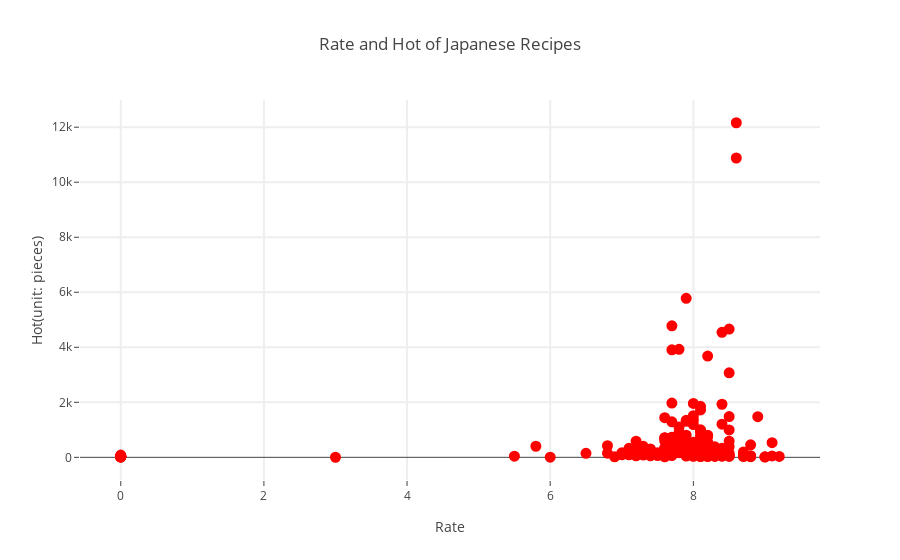

The notebook cell this image was saved under:
### Code cell
data_rate3 = [go.Scatter(
    x = df3['rate'],
    y = df3['hot'],
    mode = 'markers',
    name = 'markers',
    text = df3['name'],
    marker=dict(
        color='rgb(255,0,0)',
        line=dict(
            color='rgb(255,0,0)',
            width = 5
        )
    )
)]
    
layout = dict(title = 'Rate and Hot of Japanese Recipes',
              xaxis= dict(
                title= 'Rate',
                ticklen= 5,
                zeroline= False,
                gridwidth= 2,
              ),
              yaxis=dict(
                title= 'Hot(unit: pieces)',
                ticklen= 5,
                gridwidth= 2,
              )
             )

fig = dict(data=data_rate3, layout=layout)
iplot(fig)

### Figure 1 — Plotly figure (JSON) as saved in the notebook; plotly's stock layout.template omitted (floating-point values rounded to 4 significant figures; data arrays with more than 128 entries replaced by an {"elided": "..."} marker saying what was removed)
{"data": [{"marker": {"color": "rgb(255,0,0)", "line": {"color": "rgb(255,0,0)", "width": 5}}, "mode": "markers", "name": "markers", "text": {"elided": "197 str values"}, "type": "scatter", "x": {"elided": "197 float values"}, "y": {"elided": "197 int values"}}], "layout": {"title": "Rate and Hot of Japanese Recipes", "xaxis": {"gridwidth": 2, "ticklen": 5, "title": "Rate", "zeroline": false}, "yaxis": {"gridwidth": 2, "ticklen": 5, "title": "Hot(unit: pieces)"}}}
